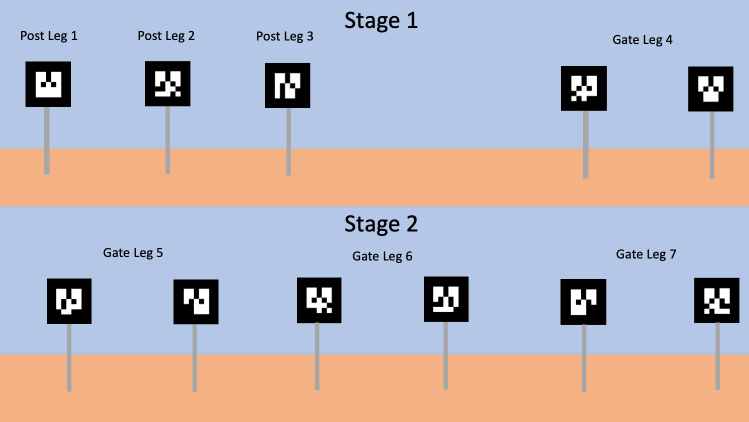
#> input picture assets/ARgates.png, 1498 x 844 px, given as the content of the folder ar_tags/images, which was not available (shown at 1/2 size)
$ python imgaug_engine.py full 5   (older library calls are emulated)
#> lines starting #> are read from the running program, lines starting #| are printed output that depends on the picture; pictures that were not available may be replaced by others from this repository, and a replacement may not be noted
#!/usr/bin/env python
# auth ntwong0

import os, errno, math, argparse
from time import perf_counter # used to log performance/timing for generate_images()
from PIL import Image, ImageOps
import numpy as np

"""
# _TODO_ apply imgaug augmentations
import imgaug as ia
import imgaug.augmenters as iaa
import imgaug.random as iar

ia.seed(123)

def prismatize_imgaug(images, random_state, parents, hooks):
    ret_images = list()
    for image in images:
        val    = random_state.uniform(0.0001, 0.9999)
        print(val)
        aug1   = iaa.Resize({"width": val})
        image1 = aug1(images=image.reshape(1,*image.shape)).reshape(image.shape[0],-1,1)
        aug2   = iaa.Resize({"width": 1 - val})
        image2 = aug2(images=image.reshape(1,*image.shape)).reshape(image.shape[0],-1,1)
        ret_images.append(np.concatenate((image1, image2), axis=1).reshape(image.shape[0],-1,1))
    # ret_images =  np.stack(ret_images, axis=0).reshape(len(ret_images), *ret_images[0].shape)
    # print(ret_images.shape)
    # return ret_images
    return np.stack(ret_images, axis=0).reshape(len(ret_images), *ret_images[0].shape)

def ndarray_from_filename(dirname, filename):
    return np.asarray(Image.open(dirname + "/" + filename))

# if not_ar_tags=False, then image is greyscale and height/width does not vary across images
# def load_from_dir(dirname, not_ar_tags=True):
def load_from_dir(dirname):
    return [pillow_from_filename(dirname, fn) for fn in os.listdir(dirname)]
    # [5 lines of commented-out code are left out]

aug = iaa.Lambda(prismatize_imgaug)

# sanity check
# for mat in [mat.reshape(mat.shape[0], mat.shape[1]) for mat in aug(images=load_from_dir("ar_tags"))]:
#     Image.fromarray(mat).show()

# note:
# pillow.Image.size: (width, height, channels)
# np.ndarray.shape:  (height, width, channels)
"""

""" unoptimized (don't use)

# get tags and resize
ar_tags = load_from_dir(get_dat_dir(dir_ar_tags, dir_images))
for ar_tag in ar_tags:
    ar_tag.thumbnail((ar_tag_width_max, ar_tag_width_max), Image.ANTIALIAS)

# get posts and resize
posts = load_from_dir(get_dat_dir(dir_posts, dir_images))
for post in posts:
    post.thumbnail((post_height_max, post_height_max), Image.ANTIALIAS)

# pad posts to match tag width
posts = [ImageOps.expand(post,
            (
                (ar_tag_width_max - post.size[0])//2,
                0,
                (ar_tag_width_max - post.size[0])//2 + (1 if post.size[0] % 2 else 0),
                0
            )
         ) for post in posts]
"""
###

# _DONE_ change the way files are processed through pillow before np.stacked for imgaug
# bottleneck: file open limit, so instead
# load file, modify, convert to ndarray, then np.stack
# example: processing for humans

# [29 lines left out: functions prismatize, crop_and_pad_post, not called in this run]

def get_dat_dir(dir_cat, dir_dat):
    return dir_cat + "/" + dir_dat

def pillow_from_filename(dirname, filename):
#> called with dirname = 'ar_tags/images', filename = 'ARgates.png'
    return Image.open(dirname + "/" + filename)
#> returned value is the input picture: PIL image 1498x844 RGBA; mean R, G, B, A 188.4, 180.7, 187.1, 255

# output shape is (height, width, 4), corresponding to RGBA format for .png's with alpha
def ndarray_from_pillow(image, is_grayscale=False):
    if is_grayscale:
        return np.asarray(image.convert("RGBA"))
    else:
        return np.asarray(image)

""" load_data
        Loads data from various directories into memory. Accommodations must be made to limit the number of open
        filesystem hooks due to Image.open(), therefore we convert them to np.ndarrays
    outputs:
        tags
        posts
        humans
        bgs
        bg_metas
"""
def load_data(
    # directory params
    dir_parent,
    dir_tags        = "ar_tags",
    dir_posts       = "posts",
    dir_humans      = "humans",
    dir_bgs         = "desert_backgrounds",
    dir_images      = "images",
    dir_annotations = "annotations",
    # pixel params
    _720p_height     = 720,
    _720p_width      = 1280,
    _1440p_height    = 1440,
    _1440p_width     = 2560,
    post_height_max  = 144,  # 10% of _1440p_height
    tag_width_max    = 28,   # 20% of post_height_max
    human_height_max = 288   # 20% of _1440p_height
):
    # chdir to parent directory
    os.chdir(dir_parent)
    # get tags and resize
    tags = list()
    tags_fns = sorted(os.listdir(get_dat_dir(dir_tags, dir_images)))
    for tags_fn in tags_fns:
        if "._" in tags_fn: continue # ignore macOS metadata files
        tag = pillow_from_filename(get_dat_dir(dir_tags, dir_images), tags_fn)
        tag.thumbnail((tag_width_max, tag_width_max), Image.ANTIALIAS)
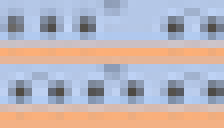
#> tag: PIL image 28x16 RGBA (shown 8 times larger); mean R, G, B, A 188.4, 180.7, 187.1, 255
        tags.append(ndarray_from_pillow(tag, is_grayscale=True))
    # get posts and resize
    posts = list()
    posts_fns = sorted(os.listdir(get_dat_dir(dir_posts, dir_images)))
    for posts_fn in posts_fns:
        if "._" in posts_fn: continue # ignore macOS metadata files
        post = pillow_from_filename(get_dat_dir(dir_posts, dir_images), posts_fn)
        post.thumbnail((post_height_max, post_height_max), Image.ANTIALIAS)
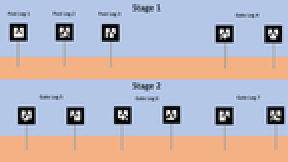
#> post: PIL image 144x81 RGBA (shown 2 times larger); mean R, G, B, A 188.6, 181, 187.4, 255
        # prepare post for tag overlay
        post = ImageOps.expand(post,
                    (
                        (tag_width_max - post.size[0])//2,
                        0,
                        (tag_width_max - post.size[0])//2 + (1 if post.size[0] % 2 else 0),
                        0
                    )
                )
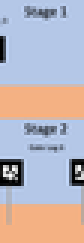
#> post: PIL image 28x81 RGBA (shown 3 times larger); mean R, G, B, A 188.8, 181.3, 188, 255
        posts.append(ndarray_from_pillow(post))
    # get humans and resize
    humans = list()
    humans_fns = sorted(os.listdir(get_dat_dir(dir_humans, dir_images)))
    for human_fn in humans_fns:
        if "._" in human_fn: continue # ignore macOS metadata files
        human = pillow_from_filename(get_dat_dir(dir_humans, dir_images),human_fn)
        ratio = human_height_max/human.size[1]
#> ratio = 0.341
        human = human.resize((int(human.size[0] * ratio), int(human.size[1] * ratio)))
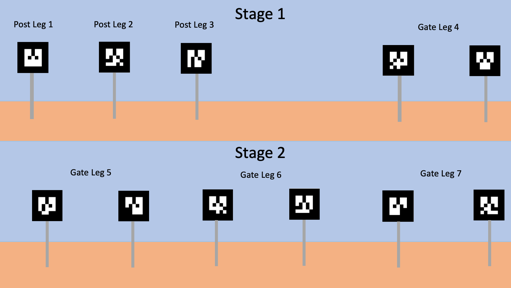
#> human: PIL image 511x288 RGBA; mean R, G, B, A 188.4, 180.8, 187.2, 255
        humans.append(ndarray_from_pillow(human))
    # get backgrounds and resize
    bgs, bgs_ratios = list(), list()
    bgs_fns = sorted(os.listdir(get_dat_dir(dir_bgs, dir_images)))
    for bgs_fn in bgs_fns:
        if "._" in bgs_fn: continue # ignore macOS metadata files
        bg           = pillow_from_filename(get_dat_dir(dir_bgs, dir_images), bgs_fn)
        ratio_width  = 1 if bg.size[0] >= _1440p_width else _1440p_width / bg.size[0] # scale up based on width
#> ratio_width = 1.71
        ratio_height = 1 if bg.size[1] >= _1440p_height else _1440p_height / bg.size[1] # scale up based on height
#> ratio_height = 1.71
        ratio        = ratio_width if ratio_width >= ratio_height else ratio_height
#> ratio = 1.71
        bgs_ratios.append(ratio)
        bg           = bg.resize((int(bg.size[0] * ratio), int(bg.size[1] * ratio)))
        bgs.append(ndarray_from_pillow(bg))
    # get background annotations, extract distances to pixels mapping
    # header: bottom_right_x, bottom_right_y, top_left_x, top_left_y, dist_bottom, dist_top
    bg_metas = list()
    bg_meta_fns = sorted(os.listdir(get_dat_dir(dir_bgs, dir_annotations)))
    index = 0 # use this to access the corresponding bgs_ratios element
    for bg_meta_fn in bg_meta_fns:
        if "._" in bg_meta_fn: continue # ignore macOS metadata files
        bg_meta = np.genfromtxt(get_dat_dir(dir_bgs, dir_annotations)+"/"+bg_meta_fn,
                                    delimiter=',',
                                    skip_header=1)
        # update annotations via scaling ratios from above
        ratio = bgs_ratios[index]
        ratio = np.array([ratio, ratio, ratio, ratio, 1, 1])
        bg_meta = np.floor(bg_meta * ratio)
        index += 1
        # append onto bg_metas
        bg_metas.append(bg_meta)
#> after the loop, bg_metas = []; index = 0
    # return data
    return tags, posts, humans, bgs, bg_metas

# load_data(os.getcwd(), dir_tags, dir_posts, dir_humans, dir_bgs, dir_images, dir_annotations)
# tags, posts, humans, bgs, bg_metas = load_data(os.getcwd(), dir_tags, dir_posts, dir_humans, dir_bgs, dir_images, dir_annotations)

# image_nps, annotations = generate_images(tags, posts, humans, bgs, bg_metas)
""" generate_images
    outputs:
        if storage_setting == "filesystem":
            None
        else:
            image_nps:   list of all np.ndarray'd images generated, len(images) == count
            annotations: list of all image meta generated, len(annotations) == count
"""
# [271 lines left out: function generate_images, not called in this run]


if __name__ == "__main__":
    parser = argparse.ArgumentParser()
    parser.add_argument(
        "gen_type",
        help="generator type. full: 720p image. square: 28x28 image.",
        choices=["full", "square"]
    )
    parser.add_argument(
        "count",
        help="number of images to generate.",
        type=int
    )
    parser.add_argument(
        "--seed",
        default=0,
        help="seed value to initialize np.random.",
        type=int
    )
    parser.add_argument(
        "--verbosity",
        default=1,
        help="verbosity for logging image generator telemetry to console.",
        choices=[0, 1, 2],
        type=int
    )
    parser.add_argument(
        "--storage_setting",
        default="filesystem",
        help="determine where generated images and annotations are stored.",
        choices=["filesystem", "memory", "both"]
    )
    # directory parameters
    parser.add_argument(
        "--dir_dataset",
        default=os.getcwd(),
        help="directory of the dataset. use $PWD by default."
    )
    parser.add_argument(
        "--dir_tags",
        default="ar_tags",
        help="directory of the ALVAR AR tags."
    )
    parser.add_argument(
        "--dir_posts",
        default="posts",
        help="directory of posts."
    )
    parser.add_argument(
        "--dir_humans",
        default="humans",
        help="directory of pedestrians."
    )
    parser.add_argument(
        "--dir_bgs",
        default="desert_backgrounds",
        help="directory of desert backgrounds."
    )
    parser.add_argument(
        "--dir_images",
        default="images",
        help="directory of images."
    )
    parser.add_argument(
        "--dir_annotations",
        default="annotations",
        help="directory of image metadata."
    )
    parser.add_argument(
        "--dir_dest",
        default="generated",
        help="directory to which generated images are saved"
    )
    # pixel params
    parser.add_argument(
        "--square_width",
        default=28,
        help="relevant if gen_type == \"square\". skip resize if square_width <= 0",
        type=int
    )
    parser.add_argument(
        "--_720p_height",
        default=720,
        help="720p pixel height.",
        type=int
    )
    parser.add_argument(
        "--_720p_width",
        default=1280,
        help="720p pixel width.",
        type=int
    )
    parser.add_argument(
        "--_1440p_height",
        default=1440,
        help="1440p pixel height.",
        type=int
    )
    parser.add_argument(
        "--_1440p_width",
        default=2560,
        help="1440p pixel width.",
        type=int
    )
    parser.add_argument(
        "--post_height_max",
        default=144,  # 10% of _1440p_height
        help="max pixel height for post images.",
        type=int
    )
    parser.add_argument(
        "--tag_width_max",
        default=28,   # 20% of post_height_max
        help="max pixel height for tag images.",
        type=int
    )
    parser.add_argument(
        "--human_height_max",
        default=288,  # 20% of _1440p_height
        help="max pixel height for pedestrian images.",
        type=int
    )
    # load and validate args
    args = parser.parse_args()
    assert args.count            >  0
    assert args.seed             >= 0
    # assert args.square_width # already validated by parser
    assert args._720p_height     >  0
    assert args._720p_width      >  0
    assert args._1440p_height    >  0
    assert args._1440p_width     >  0
    assert args.post_height_max  >  0
    assert args.tag_width_max    >= 0
    assert args.human_height_max >  0

    if os.getcwd() != args.dir_dataset:
        os.chdir(args.dir_dataset)

#> (the run stopped early here; a loop or call above may not have finished)
